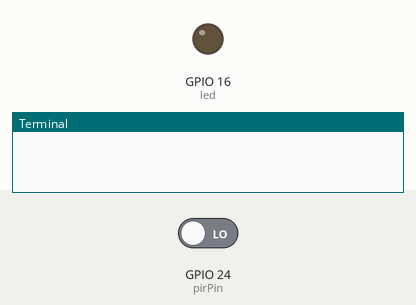
A program run on a simulated Raspberry Pi (BCM pin numbers). On the bench: output pins drawn as LEDs (lit = HIGH), the last lines printed to the terminal. The test bench sets the inputs (shaded band); at power-on: GPIO 24 (pirPin) LOW.

Above: at 1.2 s.
1.3 s: GPIO 24 (pirPin) driven HIGH
2.8 s: GPIO 24 (pirPin) driven LOW
At 4.6 s:
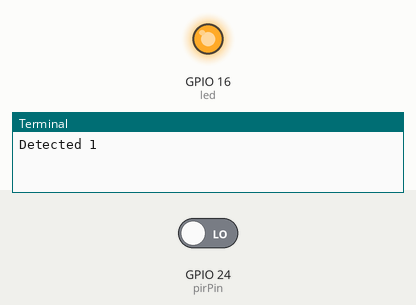
Timing chart, 0 to 6.1 s (numbered marks = the images above; inputs shaded):
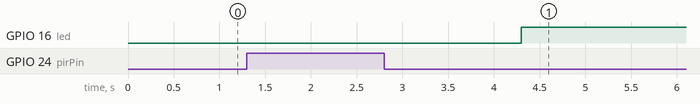

Measured:
- after the input at 2.8 s, GPIO 16 (led): LOW → HIGH after 1.5 s

The program:

ioh008_pir02.py
```python
# title : ioh008_pir02.py
# date : 2024-06-21
# desc : 동작감지센서 + LED

import RPi.GPIO as GPIO
import time

pirPin = 24
led = 16
count = 1

GPIO.setmode(GPIO.BCM)
# GPIO.setup(pirPin, GPIO.IN, pull_up_down = GPIO.PUD_DOWN)
GPIO.setup(pirPin, GPIO.IN)
GPIO.setup(led, GPIO.OUT)

try:
	while True:
		if GPIO.input(pirPin) == True:
			print("Detected", count)
			GPIO.output(led, False)
			time.sleep(3)
			GPIO.output(led, True)
			count += 1

except KeyboardInterrupt:
	GPIO.cleanup()
	print("System OFF")
```
